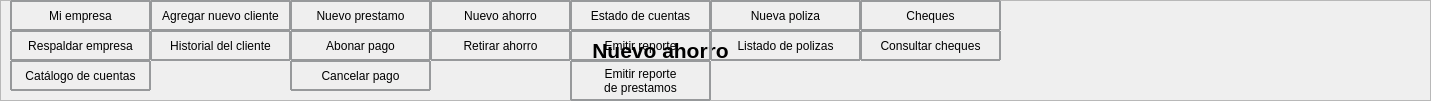
              <widget class="QFrame" name="frame">
               <property name="geometry">
                <rect>
                 <x>0</x>
                 <y>0</y>
                 <width>1431</width>
                 <height>101</height>
                </rect>
               </property>
               <property name="frameShape">
                <enum>QFrame::StyledPanel</enum>
               </property>
               <property name="frameShadow">
                <enum>QFrame::Raised</enum>
               </property>
               <widget class="QLabel" name="IngresaTitulo">
                <property name="geometry">
                 <rect>
                  <x>240</x>
                  <y>20</y>
                  <width>841</width>
                  <height>61</height>
                 </rect>
                </property>
                <property name="minimumSize">
                 <size>
                  <width>750</width>
                  <height>0</height>
                 </size>
                </property>
                <property name="maximumSize">
                 <size>
                  <width>1600</width>
                  <height>16777215</height>
                 </size>
                </property>
                <property name="font">
                 <font>
                  <pointsize>16</pointsize>
                 </font>
                </property>
                <property name="styleSheet">
                 <string notr="true"/>
                </property>
                <property name="text">
                 <string>&lt;html&gt;&lt;head/&gt;&lt;body&gt;&lt;p align=&quot;center&quot;&gt;&lt;span style=&quot; font-weight:700;&quot;&gt;Nuevo ahorro&lt;/span&gt;&lt;/p&gt;&lt;/body&gt;&lt;/html&gt;</string>
                </property>
               </widget>
               <widget class="QLabel" name="label_10">
                <property name="geometry">
                 <rect>
                  <x>1200</x>
                  <y>10</y>
                  <width>80</width>
                  <height>80</height>
                 </rect>
                </property>
                <property name="minimumSize">
                 <size>
                  <width>80</width>
                  <height>80</height>
                 </size>
                </property>
                <property name="text">
                 <string/>
                </property>
                <property name="pixmap">
                 <pixmap resource="../imagenes/res.qrc">:/imagen/logobueno_preview_rev_1.png</pixmap>
                </property>
               </widget>
               <widget class="QPushButton" name="Catalogo">
                <property name="geometry">
                 <rect>
                  <x>10</x>
                  <y>60</y>
                  <width>141</width>
                  <height>31</height>
                 </rect>
                </property>
                <property name="styleSheet">
                 <string notr="true">border-style: solid;
border-width: 2px;
border-color: rgb(151, 153, 155);
border-radius: 1px;
</string>
                </property>
                <property name="text">
                 <string>Catálogo de cuentas</string>
                </property>
               </widget>
               <widget class="QPushButton" name="Respaldo">
                <property name="geometry">
                 <rect>
                  <x>10</x>
                  <y>30</y>
                  <width>141</width>
                  <height>31</height>
                 </rect>
                </property>
                <property name="styleSheet">
                 <string notr="true">border-style: solid;
border-width: 2px;
border-color: rgb(151, 153, 155);
border-radius: 1px;
</string>
                </property>
                <property name="text">
                 <string>Respaldar empresa</string>
                </property>
               </widget>
               <widget class="QPushButton" name="Mi_Empresa">
                <property name="geometry">
                 <rect>
                  <x>10</x>
                  <y>0</y>
                  <width>141</width>
                  <height>31</height>
                 </rect>
                </property>
                <property name="styleSheet">
                 <string notr="true">border-style: solid;
border-width: 2px;
border-color: rgb(151, 153, 155);
border-radius: 1px;
</string>
                </property>
                <property name="text">
                 <string>Mi empresa</string>
                </property>
               </widget>
               <widget class="QPushButton" name="Ahorro">
                <property name="geometry">
                 <rect>
                  <x>430</x>
                  <y>0</y>
                  <width>141</width>
                  <height>31</height>
                 </rect>
                </property>
                <property name="styleSheet">
                 <string notr="true">border-style: solid;
border-width: 2px;
border-color: rgb(151, 153, 155);
border-radius: 1px;
</string>
                </property>
                <property name="text">
                 <string>Nuevo ahorro</string>
                </property>
               </widget>
               <widget class="QPushButton" name="abonar">
                <property name="geometry">
                 <rect>
                  <x>290</x>
                  <y>30</y>
                  <width>141</width>
                  <height>31</height>
                 </rect>
                </property>
                <property name="styleSheet">
                 <string notr="true">border-style: solid;
border-width: 2px;
border-color: rgb(151, 153, 155);
border-radius: 1px;
</string>
                </property>
                <property name="text">
                 <string>Abonar pago</string>
                </property>
               </widget>
               <widget class="QPushButton" name="Reportes">
                <property name="geometry">
                 <rect>
                  <x>570</x>
                  <y>30</y>
                  <width>141</width>
                  <height>31</height>
                 </rect>
                </property>
                <property name="styleSheet">
                 <string notr="true">border-style: solid;
border-width: 2px;
border-color: rgb(151, 153, 155);
border-radius: 1px;
</string>
                </property>
                <property name="text">
                 <string>Emitir reporte</string>
                </property>
               </widget>
               <widget class="QPushButton" name="Polizas">
                <property name="geometry">
                 <rect>
                  <x>710</x>
                  <y>0</y>
                  <width>151</width>
                  <height>31</height>
                 </rect>
                </property>
                <property name="styleSheet">
                 <string notr="true">border-style: solid;
border-width: 2px;
border-color: rgb(151, 153, 155);
border-radius: 1px;
</string>
                </property>
                <property name="text">
                 <string>Nueva poliza</string>
                </property>
               </widget>
               <widget class="QPushButton" name="Historial">
                <property name="geometry">
                 <rect>
                  <x>150</x>
                  <y>30</y>
                  <width>141</width>
                  <height>31</height>
                 </rect>
                </property>
                <property name="styleSheet">
                 <string notr="true">border-style: solid;
border-width: 2px;
border-color: rgb(151, 153, 155);
border-radius: 1px;
</string>
                </property>
                <property name="text">
                 <string>Historial del cliente</string>
                </property>
               </widget>
               <widget class="QPushButton" name="Estado">
                <property name="geometry">
                 <rect>
                  <x>570</x>
                  <y>0</y>
                  <width>141</width>
                  <height>31</height>
                 </rect>
                </property>
                <property name="styleSheet">
                 <string notr="true">border-style: solid;
border-width: 2px;
border-color: rgb(151, 153, 155);
border-radius: 1px;
</string>
                </property>
                <property name="text">
                 <string>Estado de cuentas</string>
                </property>
               </widget>
               <widget class="QPushButton" name="cancelar">
                <property name="geometry">
                 <rect>
                  <x>290</x>
                  <y>60</y>
                  <width>141</width>
                  <height>31</height>
                 </rect>
                </property>
                <property name="styleSheet">
                 <string notr="true">border-style: solid;
border-width: 2px;
border-color: rgb(151, 153, 155);
border-radius: 1px;
</string>
                </property>
                <property name="text">
                 <string>Cancelar pago</string>
                </property>
               </widget>
               <widget class="QPushButton" name="Cliente">
                <property name="geometry">
                 <rect>
                  <x>150</x>
                  <y>0</y>
                  <width>141</width>
                  <height>31</height>
                 </rect>
                </property>
                <property name="styleSheet">
                 <string notr="true">border-style: solid;
border-width: 2px;
border-color: rgb(151, 153, 155);
border-radius: 1px;
</string>
                </property>
                <property name="text">
                 <string>Agregar nuevo cliente</string>
                </property>
               </widget>
               <widget class="QPushButton" name="Retirar">
                <property name="geometry">
                 <rect>
                  <x>430</x>
                  <y>30</y>
                  <width>141</width>
                  <height>31</height>
                 </rect>
                </property>
                <property name="styleSheet">
                 <string notr="true">border-style: solid;
border-width: 2px;
border-color: rgb(151, 153, 155);
border-radius: 1px;
</string>
                </property>
                <property name="text">
                 <string>Retirar ahorro</string>
                </property>
               </widget>
               <widget class="QPushButton" name="Cheques">
                <property name="geometry">
                 <rect>
                  <x>860</x>
                  <y>0</y>
                  <width>141</width>
                  <height>31</height>
                 </rect>
                </property>
                <property name="styleSheet">
                 <string notr="true">border-style: solid;
border-width: 2px;
border-color: rgb(151, 153, 155);
border-radius: 1px;
</string>
                </property>
                <property name="text">
                 <string>Cheques</string>
                </property>
               </widget>
               <widget class="QPushButton" name="Consulta_cheque">
                <property name="geometry">
                 <rect>
                  <x>860</x>
                  <y>30</y>
                  <width>141</width>
                  <height>31</height>
                 </rect>
                </property>
                <property name="styleSheet">
                 <string notr="true">border-style: solid;
border-width: 2px;
border-color: rgb(151, 153, 155);
border-radius: 1px;
</string>
                </property>
                <property name="text">
                 <string>Consultar cheques</string>
                </property>
               </widget>
               <widget class="QPushButton" name="Listado">
                <property name="geometry">
                 <rect>
                  <x>710</x>
                  <y>30</y>
                  <width>151</width>
                  <height>31</height>
                 </rect>
                </property>
                <property name="styleSheet">
                 <string notr="true">border-style: solid;
border-width: 2px;
border-color: rgb(151, 153, 155);
border-radius: 1px;
</string>
                </property>
                <property name="text">
                 <string>Listado de polizas</string>
                </property>
               </widget>
               <widget class="QPushButton" name="prestamo">
                <property name="geometry">
                 <rect>
                  <x>290</x>
                  <y>0</y>
                  <width>141</width>
                  <height>31</height>
                 </rect>
                </property>
                <property name="styleSheet">
                 <string notr="true">border-style: solid;
border-width: 2px;
border-color: rgb(151, 153, 155);
border-radius: 1px;
</string>
                </property>
                <property name="text">
                 <string>Nuevo prestamo</string>
                </property>
               </widget>
               <widget class="QPushButton" name="Reportes_2">
                <property name="geometry">
                 <rect>
                  <x>570</x>
                  <y>60</y>
                  <width>141</width>
                  <height>41</height>
                 </rect>
                </property>
                <property name="styleSheet">
                 <string notr="true">border-style: solid;
border-width: 2px;
border-color: rgb(151, 153, 155);
border-radius: 1px;
</string>
                </property>
                <property name="text">
                 <string>Emitir reporte 
de prestamos</string>
                </property>
               </widget>
              </widget>
